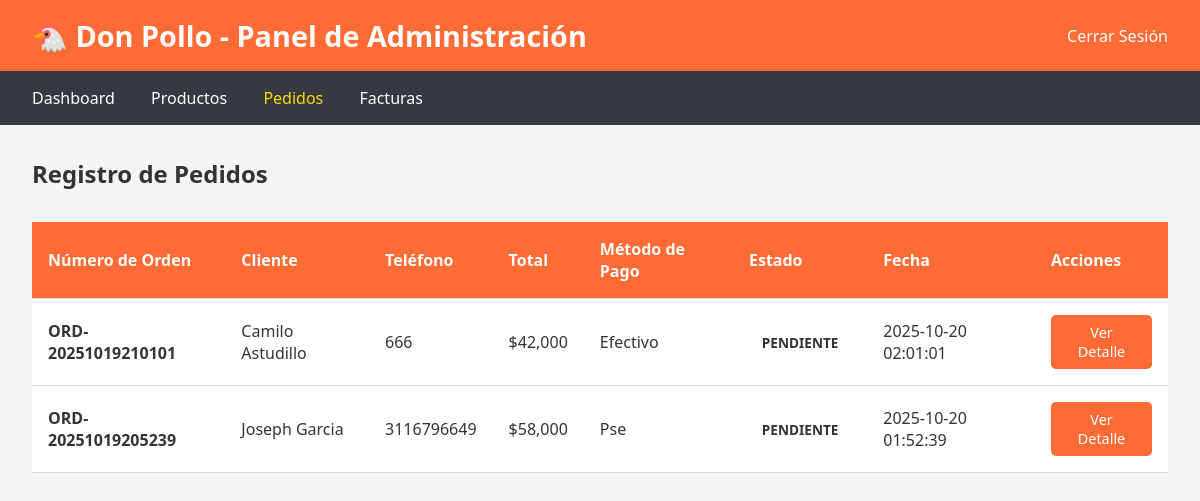
The app's page /admin/pedidos (signed in) with its own data.
### tables this page shows
CREATE TABLE pedidos (
        id INTEGER PRIMARY KEY AUTOINCREMENT,
        numero_orden TEXT UNIQUE NOT NULL,
        cliente_nombre TEXT NOT NULL,
        cliente_telefono TEXT NOT NULL,
        cliente_direccion TEXT NOT NULL,
        metodo_pago TEXT NOT NULL,
        total REAL NOT NULL,
        estado TEXT DEFAULT 'pendiente',
        fecha TIMESTAMP DEFAULT CURRENT_TIMESTAMP
    );

### app/app.py (the view)
@app.route('/admin/pedidos')
def admin_pedidos():
    if not session.get('admin'):
        return redirect(url_for('admin_login'))
    conn = sqlite3.connect('polleria.db')
    c = conn.cursor()
    c.execute("SELECT * FROM pedidos ORDER BY fecha DESC")
    pedidos = c.fetchall()
    conn.close()
    return render_template('admin_pedidos.html', pedidos=pedidos)

### app/templates/admin_pedidos.html
{% extends "base.html" %}
{% block content %}
<div class="navbar">
    <div class="navbar-content">
        <h1>🐔 Don Pollo - Panel de Administración</h1>
        <div class="nav-links">
            <a href="{{ url_for('admin_logout') }}">Cerrar Sesión</a>
        </div>
    </div>
</div>
<div class="admin-nav">
    <div style="max-width: 1200px; margin: 0 auto;">
        <a href="{{ url_for('admin_dashboard') }}">Dashboard</a>
        <a href="{{ url_for('admin_productos') }}">Productos</a>
        <a href="{{ url_for('admin_pedidos') }}" style="color: #FFD700;">Pedidos</a>
        <a href="{{ url_for('admin_facturas') }}">Facturas</a>
    </div>
</div>
<div class="container">
    <h2 style="margin-bottom: 2rem;">Registro de Pedidos</h2>
    {% if pedidos %}
    <table>
        <thead>
            <tr>
                <th>Número de Orden</th>
                <th>Cliente</th>
                <th>Teléfono</th>
                <th>Total</th>
                <th>Método de Pago</th>
                <th>Estado</th>
                <th>Fecha</th>
                <th>Acciones</th>
            </tr>
        </thead>
        <tbody>
            {% for pedido in pedidos %}
            <tr>
                <td><strong>{{ pedido[1] }}</strong></td>
                <td>{{ pedido[2] }}</td>
                <td>{{ pedido[3] }}</td>
                <td>${{ '{:,.0f}'.format(pedido[6]) }}</td>
                <td style="text-transform: capitalize;">{{ pedido[5] }}</td>
                <td>
                    <span style="padding: 0.3rem 0.8rem; border-radius: 5px; font-size: 0.85rem; font-weight: bold;">
                        {{ pedido[7]|upper }}
                    </span>
                </td>
                <td>{{ pedido[8] }}</td>
                <td>
                    <a href="{{ url_for('admin_detalle_pedido', pedido_id=pedido[0]) }}" class="btn" style="padding: 0.5rem 1rem; font-size: 0.9rem;">Ver Detalle</a>
                </td>
            </tr>
            {% endfor %}
        </tbody>
    </table>
    {% else %}
    <div style="text-align: center; padding: 3rem; background: white; border-radius: 8px;">
        <p style="font-size: 1.2rem; color: #666;">No hay pedidos registrados</p>
    </div>
    {% endif %}
</div>
{% endblock %}

### app/templates/base.html (style rules this page uses)
* { margin: 0; padding: 0; box-sizing: border-box; }
body { font-family: 'Segoe UI', Tahoma, Geneva, Verdana, sans-serif; background-color: #f5f5f5; color: #333; }
.navbar { background-color: #FF6B35; color: white; padding: 1rem 2rem; box-shadow: 0 2px 5px rgba(0,0,0,0.1); }
.navbar-content { max-width: 1200px; margin: 0 auto; display: flex; justify-content: space-between; align-items: center; }
.navbar h1 { font-size: 1.8rem; }
.nav-links a { color: white; text-decoration: none; margin-left: 2rem; font-weight: 500; transition: opacity 0.3s; }
.container { max-width: 1200px; margin: 2rem auto; padding: 0 2rem; }
.btn { background-color: #FF6B35; color: white; border: none; padding: 0.8rem 1.5rem; border-radius: 5px; cursor: pointer; font-size: 1rem; font-weight: 500; transition: background-color 0.3s; text-decoration: none; display: inline-block; text-align: center; }
table { width: 100%; border-collapse: collapse; margin: 1rem 0; background: white; }
th, td { padding: 1rem; text-align: left; border-bottom: 1px solid #ddd; }
th { background-color: #FF6B35; color: white; font-weight: 600; }
.admin-nav { background-color: #343a40; padding: 1rem 2rem; }
.admin-nav a { color: white; text-decoration: none; margin-right: 2rem; font-weight: 500; }

### records on screen
pedidos: numero_orden "ORD-20251019210101", cliente_nombre "Camilo Astudillo", cliente_telefono "666", total "42,000", metodo_pago "Efectivo", estado "PENDIENTE", fecha "2025-10-20 02:01:01"
pedidos: numero_orden "ORD-20251019205239", cliente_nombre "Joseph Garcia", cliente_telefono "3116796649", total "58,000", metodo_pago "Pse", estado "PENDIENTE", fecha "2025-10-20 01:52:39"
